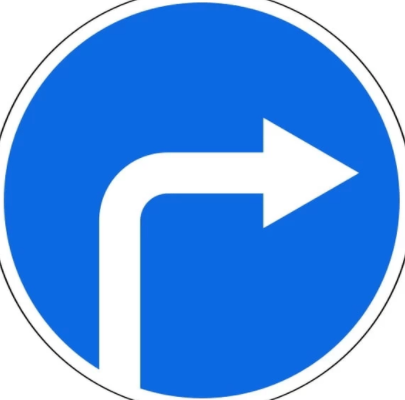
#> input picture right.png, 405 x 400 px
$ python road_sign.py
#> lines starting #> are read from the running program, lines starting #| are printed output that depends on the picture; after the words box and inside, x2 and y2 are one past the last pixel; in counts of white or black regions, pixels touching at a corner belong together
import cv2

cam = cv2.VideoCapture(-1)  # подключаем камеру

# ------------------------- подготавливаем исходные картинки -------------------------------------------
right_sign = cv2.imread('right.png')  # открываем изображение
#> right_sign is the input picture: shape (400, 405, 3); mean B, G, R 233.5, 156.4, 96.2
right_sign = cv2.resize(right_sign, (40, 40))  # изменяем размер на 40x40
#> right_sign: shape (40, 40, 3)
# ВНИМАНИЕ! Параметр lowerb подбирается вручную!
right_sign = cv2.inRange(right_sign, lowerb=(90, 90, 150), upperb=(255, 255, 255))  # переводим в ЧБ
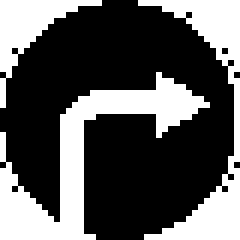
#> right_sign: shape (40, 40) (shown 6 times larger); 34.8% white; 3 white regions, box (x1, y1, x2, y2) and area: (0, 12, 35, 40) 275, (23, 0, 40, 40) 189, (0, 0, 17, 18) 93

man_sign = cv2.imread('man.png')  # открываем изображение
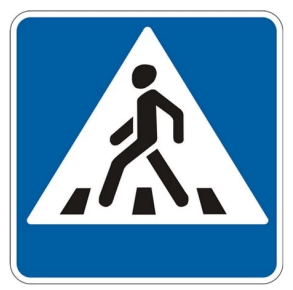
#> input picture man.png, 293 x 290 px
#> man_sign is the input picture: shape (290, 293, 3); mean B, G, R 189.4, 155.7, 109.4
man_sign = cv2.resize(man_sign, (40, 40))  # изменяем размер на 40x40
#> man_sign: shape (40, 40, 3)
# ВНИМАНИЕ! Параметр lowerb подбирается вручную!
man_sign = cv2.inRange(man_sign, lowerb=(90, 90, 150), upperb=(255, 255, 255))  # переводим в ЧБ
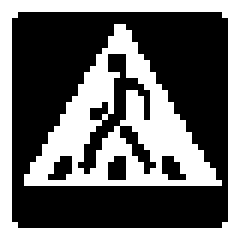
#> man_sign: shape (40, 40) (shown 6 times larger); 41.5% white; 2 white regions, box (x1, y1, x2, y2) and area: (4, 4, 37, 31) 356, (0, 0, 40, 40) 308
# -------------------------------------------------------------------------------------------------------


while True:
    ret, frame = cam.read()  # получаем кадр
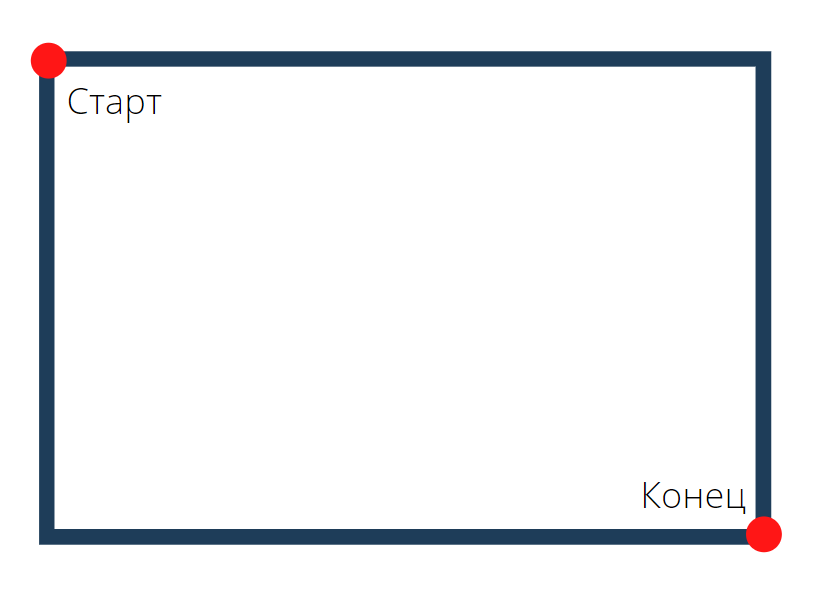
#> input picture Untitled 1.png, 815 x 603 px, given in place of the camera
#> frame is the input picture: shape (603, 815, 3); mean B, G, R 241.5, 239.4, 238.1

    hsv = cv2.cvtColor(frame, cv2.COLOR_BGR2HSV)  # переводим картинку в HSV
#> hsv: shape (603, 815, 3); mean H, S, V 8.1, 13.4, 242.5
    hsv = cv2.blur(hsv, (5, 5))  # делаем небольшое размытие
#> hsv: shape (603, 815, 3); mean H, S, V 8.1, 13.4, 242.5

    # переводим картинку в ЧБ
    # ВНИМАНИЕ! Параметр lowerb подбирается вручную!
    mask = cv2.inRange(hsv, lowerb=(80, 80, 80), upperb=(255, 255, 255))
#> mask: shape (603, 815); 6.7% white; 2 white regions, box (x1, y1, x2, y2) and area: (66, 52, 771, 517) 16614, (40, 77, 748, 544) 16203

    # Убираем большинство помех
    # ВНИМАНИЕ! параметр iterations настраивается вручную!
    mask = cv2.erode(mask, None, iterations=2)  # делаем эрозию
#> mask: shape (603, 815); 4.8% white; 2 white regions, box (x1, y1, x2, y2) and area: (69, 54, 769, 514) 11949, (42, 80, 744, 542) 11524
    mask = cv2.dilate(mask, None, iterations=4)  # увеличиваем области объектов
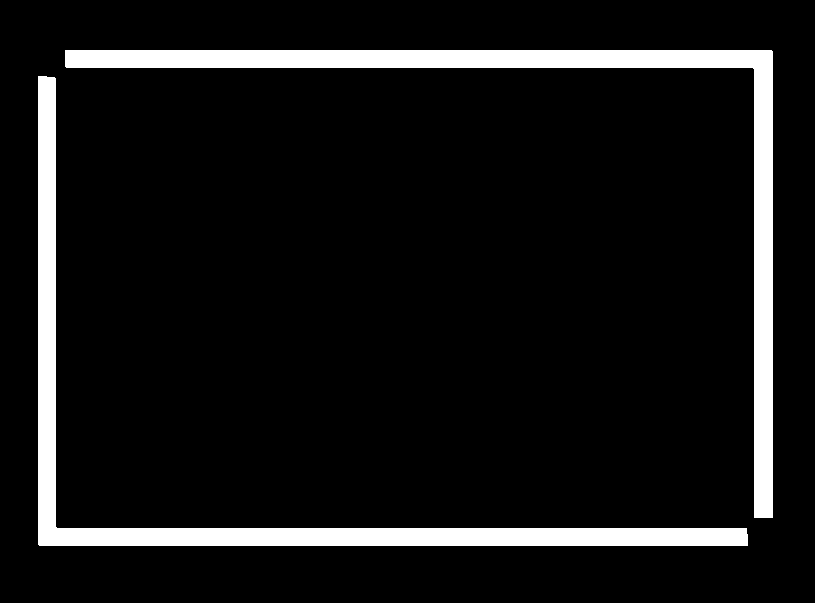
#> mask: shape (603, 815); 8.6% white; 2 white regions

    # находим контуры
    contours1, hierarchy1 = cv2.findContours(mask, cv2.RETR_TREE, cv2.CHAIN_APPROX_SIMPLE)
#> contours1 = 2 contours; box (x1, y1, x2, y2) and area: (65, 50, 773, 518) 20120, (38, 76, 748, 546) 19724

    # если контуры найдены
    if contours1:
        image_copy1 = frame.copy()  # создаем копью исходного кадра
        c = max(contours1, key=cv2.contourArea)  # находим самый большой объект из контуров
#> c = contour of 9 points, box (x1, y1, x2, y2) (65, 50, 773, 518), area 20120
        x, y, w, h = cv2.boundingRect(c)  # получаем начальные координаты, ширину и высоту объекта
#> x = 65; y = 50; w = 708; h = 468

        sign_from_image = frame[y:y + h, x:x + w]  # получаем обрезанный объект из исходного кадра
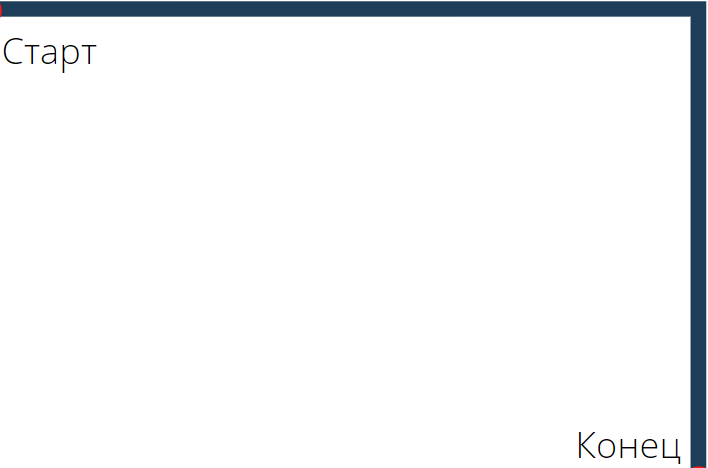
#> sign_from_image: shape (468, 708, 3); mean B, G, R 245.4, 243.9, 242.2
        sign_from_image = cv2.resize(sign_from_image, (40, 40))  # изменяем размер на 40x40
#> sign_from_image: shape (40, 40, 3)

        # ВНИМАНИЕ! Параметр lowerb подбирается вручную!
        sign_from_image = cv2.inRange(sign_from_image, (90, 90, 150), (255, 255, 255))  # переводим в ЧБ
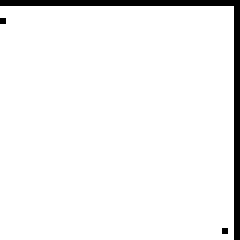
#> sign_from_image: shape (40, 40) (shown 6 times larger); 94.9% white; black in thin lines or dots

        # выводим в отдельные окна полученный знак и два исходных
        cv2.imshow("sign", sign_from_image)
        cv2.imshow("man", man_sign)
        cv2.imshow("right", right_sign)

        # обнуляем/создаем счетчики
        counter_right = 0
        counter_man = 0

        # цикл проходится по пикселям картинок с помощью координат
        for i in range(40):
            for j in range(40):

                # если пиксель полученного знака совпадает с исходным, то прибавляем к счетчику 1
                if right_sign[i][j] == sign_from_image[i][j]:
                    counter_right += 1
                # аналогичное действие для второго знака
                if man_sign[i][j] == sign_from_image[i][j]:
                    counter_man += 1

        # если значение счетчика выше порогового (1200), то мы определили знак и выведем в консоль
        # ВНИМИНИЕ! Пороговое значение срабатывания подбирается вручную, воспользуйтесь строкой кода под номером 74,
        # чтобы узнать значения для Вашего случая!
        if counter_right > 1200:
            print("Знак \"Поворот направо\"")
        # аналогичное действие для второго знака
        if counter_man > 1200:
            print("Знак \"Пешеходный переход\"")

        # print(f"Вправо:{counter_right}     Пешеход:{counter_man}")

    # отслеживаем нажатие клавиши "q"
    if cv2.waitKey(1) & 0xFF == ord('q'):
#> (key q is pressed here)
        break

cv2.destroyAllWindows()  # разрушаем дочерние окна программы
cam.release()  # разрываем соединение с камерой
